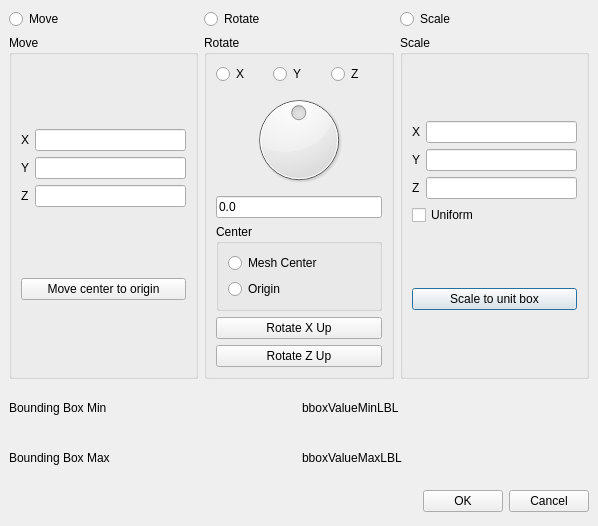
<ui version="4.0" >
 <author></author>
 <comment></comment>
 <exportmacro></exportmacro>
 <class>TransformDialog</class>
 <widget class="QDialog" name="TransformDialog" >
  <property name="geometry" >
   <rect>
    <x>0</x>
    <y>0</y>
    <width>598</width>
    <height>526</height>
   </rect>
  </property>
  <property name="windowTitle" >
   <string>Apply Transform</string>
  </property>
  <property name="windowIcon" >
   <iconset>..\..\..\meshlab\images\eye128.png</iconset>
  </property>
  <layout class="QGridLayout" >
   <property name="margin" >
    <number>9</number>
   </property>
   <property name="spacing" >
    <number>6</number>
   </property>
   <item row="1" column="2" >
    <widget class="QGroupBox" name="scaleBox" >
     <property name="title" >
      <string>Scale</string>
     </property>
     <layout class="QGridLayout" >
      <property name="margin" >
       <number>9</number>
      </property>
      <property name="spacing" >
       <number>6</number>
      </property>
      <item row="1" column="0" >
       <widget class="QPushButton" name="scaleUnitPB" >
        <property name="text" >
         <string>Scale to unit box</string>
        </property>
       </widget>
      </item>
      <item row="0" column="0" >
       <layout class="QGridLayout" >
        <property name="margin" >
         <number>0</number>
        </property>
        <property name="spacing" >
         <number>6</number>
        </property>
        <item row="2" column="0" >
         <widget class="QLabel" name="zScaleLBL" >
          <property name="text" >
           <string>Z</string>
          </property>
          <property name="buddy" >
           <cstring>zScaleLE</cstring>
          </property>
         </widget>
        </item>
        <item row="1" column="1" >
         <widget class="QLineEdit" name="yScaleLE" />
        </item>
        <item row="0" column="1" >
         <widget class="QLineEdit" name="xScaleLE" />
        </item>
        <item row="1" column="0" >
         <widget class="QLabel" name="yScaleLBL" >
          <property name="text" >
           <string>Y</string>
          </property>
          <property name="buddy" >
           <cstring>yScaleLE</cstring>
          </property>
         </widget>
        </item>
        <item row="0" column="0" >
         <widget class="QLabel" name="xScaleLBL" >
          <property name="text" >
           <string>X</string>
          </property>
          <property name="buddy" >
           <cstring>xScaleLE</cstring>
          </property>
         </widget>
        </item>
        <item row="2" column="1" >
         <widget class="QLineEdit" name="zScaleLE" />
        </item>
        <item row="3" column="0" colspan="2" >
         <widget class="QCheckBox" name="uniformScaleCB" >
          <property name="text" >
           <string>Uniform</string>
          </property>
         </widget>
        </item>
       </layout>
      </item>
     </layout>
    </widget>
   </item>
   <item row="1" column="1" >
    <widget class="QGroupBox" name="rotateBox" >
     <property name="title" >
      <string>Rotate</string>
     </property>
     <layout class="QGridLayout" >
      <property name="margin" >
       <number>9</number>
      </property>
      <property name="spacing" >
       <number>6</number>
      </property>
      <item row="1" column="0" >
       <widget class="QDial" name="rotateDial" >
        <property name="maximum" >
         <number>359</number>
        </property>
        <property name="sliderPosition" >
         <number>180</number>
        </property>
        <property name="orientation" >
         <enum>Qt::Vertical</enum>
        </property>
        <property name="invertedAppearance" >
         <bool>true</bool>
        </property>
        <property name="invertedControls" >
         <bool>true</bool>
        </property>
        <property name="wrapping" >
         <bool>true</bool>
        </property>
        <property name="notchesVisible" >
         <bool>false</bool>
        </property>
       </widget>
      </item>
      <item row="5" column="0" >
       <widget class="QPushButton" name="rotateZUpPB" >
        <property name="text" >
         <string>Rotate Z Up</string>
        </property>
       </widget>
      </item>
      <item row="4" column="0" >
       <widget class="QPushButton" name="rotateXUpPB" >
        <property name="text" >
         <string>Rotate X Up</string>
        </property>
       </widget>
      </item>
      <item row="3" column="0" >
       <widget class="QGroupBox" name="centerRotateBox" >
        <property name="title" >
         <string>Center</string>
        </property>
        <layout class="QGridLayout" >
         <property name="margin" >
          <number>9</number>
         </property>
         <property name="spacing" >
          <number>6</number>
         </property>
         <item row="0" column="0" >
          <widget class="QRadioButton" name="centerRotateRB" >
           <property name="text" >
            <string>Mesh Center</string>
           </property>
          </widget>
         </item>
         <item row="1" column="0" >
          <widget class="QRadioButton" name="originRotateRB" >
           <property name="text" >
            <string>Origin</string>
           </property>
          </widget>
         </item>
        </layout>
       </widget>
      </item>
      <item row="2" column="0" >
       <widget class="QLineEdit" name="rotateLE" >
        <property name="text" >
         <string>0.0</string>
        </property>
        <property name="maxLength" >
         <number>10</number>
        </property>
       </widget>
      </item>
      <item row="0" column="0" >
       <layout class="QHBoxLayout" >
        <property name="margin" >
         <number>0</number>
        </property>
        <property name="spacing" >
         <number>6</number>
        </property>
        <item>
         <widget class="QRadioButton" name="xAxisRB" >
          <property name="text" >
           <string>X</string>
          </property>
         </widget>
        </item>
        <item>
         <widget class="QRadioButton" name="yAxisRB" >
          <property name="text" >
           <string>Y</string>
          </property>
         </widget>
        </item>
        <item>
         <widget class="QRadioButton" name="zAxisRB" >
          <property name="text" >
           <string>Z</string>
          </property>
         </widget>
        </item>
       </layout>
      </item>
     </layout>
    </widget>
   </item>
   <item row="1" column="0" >
    <widget class="QGroupBox" name="moveBox" >
     <property name="title" >
      <string>Move</string>
     </property>
     <layout class="QGridLayout" >
      <property name="margin" >
       <number>9</number>
      </property>
      <property name="spacing" >
       <number>6</number>
      </property>
      <item row="1" column="0" >
       <widget class="QPushButton" name="mvCenterOriginPB" >
        <property name="text" >
         <string>Move center to origin</string>
        </property>
       </widget>
      </item>
      <item row="0" column="0" >
       <layout class="QGridLayout" >
        <property name="margin" >
         <number>0</number>
        </property>
        <property name="spacing" >
         <number>6</number>
        </property>
        <item row="2" column="1" >
         <widget class="QLineEdit" name="zMoveLE" />
        </item>
        <item row="0" column="1" >
         <widget class="QLineEdit" name="xMoveLE" />
        </item>
        <item row="2" column="0" >
         <widget class="QLabel" name="zMoveLBL" >
          <property name="text" >
           <string>Z</string>
          </property>
          <property name="buddy" >
           <cstring>zMoveLE</cstring>
          </property>
         </widget>
        </item>
        <item row="1" column="1" >
         <widget class="QLineEdit" name="yMoveLE" />
        </item>
        <item row="1" column="0" >
         <widget class="QLabel" name="yMoveLBL" >
          <property name="text" >
           <string>Y</string>
          </property>
          <property name="buddy" >
           <cstring>yMoveLE</cstring>
          </property>
         </widget>
        </item>
        <item row="0" column="0" >
         <widget class="QLabel" name="xMoveLBL" >
          <property name="text" >
           <string>X</string>
          </property>
          <property name="buddy" >
           <cstring>xMoveLE</cstring>
          </property>
         </widget>
        </item>
       </layout>
      </item>
     </layout>
    </widget>
   </item>
   <item row="3" column="0" colspan="3" >
    <layout class="QHBoxLayout" >
     <property name="margin" >
      <number>0</number>
     </property>
     <property name="spacing" >
      <number>6</number>
     </property>
     <item>
      <spacer>
       <property name="orientation" >
        <enum>Qt::Horizontal</enum>
       </property>
       <property name="sizeHint" >
        <size>
         <width>131</width>
         <height>31</height>
        </size>
       </property>
      </spacer>
     </item>
     <item>
      <widget class="QPushButton" name="okButton" >
       <property name="text" >
        <string>OK</string>
       </property>
      </widget>
     </item>
     <item>
      <widget class="QPushButton" name="cancelButton" >
       <property name="text" >
        <string>Cancel</string>
       </property>
      </widget>
     </item>
    </layout>
   </item>
   <item row="2" column="0" colspan="3" >
    <layout class="QGridLayout" >
     <property name="margin" >
      <number>0</number>
     </property>
     <property name="spacing" >
      <number>6</number>
     </property>
     <item row="1" column="0" >
      <widget class="QLabel" name="bboxMaxLBL" >
       <property name="text" >
        <string>Bounding Box Max</string>
       </property>
      </widget>
     </item>
     <item row="0" column="0" >
      <widget class="QLabel" name="bboxMinLBL" >
       <property name="text" >
        <string>Bounding Box Min</string>
       </property>
      </widget>
     </item>
     <item row="1" column="1" >
      <widget class="QLabel" name="bboxValueMaxLBL" >
       <property name="text" >
        <string>bboxValueMaxLBL</string>
       </property>
      </widget>
     </item>
     <item row="0" column="1" >
      <widget class="QLabel" name="bboxValueMinLBL" >
       <property name="text" >
        <string>bboxValueMinLBL</string>
       </property>
      </widget>
     </item>
    </layout>
   </item>
   <item row="0" column="0" colspan="3" >
    <layout class="QHBoxLayout" >
     <property name="margin" >
      <number>0</number>
     </property>
     <property name="spacing" >
      <number>6</number>
     </property>
     <item>
      <widget class="QRadioButton" name="isMoveRB" >
       <property name="text" >
        <string>Move</string>
       </property>
      </widget>
     </item>
     <item>
      <widget class="QRadioButton" name="isRotateRB" >
       <property name="text" >
        <string>Rotate</string>
       </property>
      </widget>
     </item>
     <item>
      <widget class="QRadioButton" name="isScaleRB" >
       <property name="text" >
        <string>Scale</string>
       </property>
      </widget>
     </item>
    </layout>
   </item>
  </layout>
 </widget>
 <pixmapfunction></pixmapfunction>
 <tabstops>
  <tabstop>isMoveRB</tabstop>
  <tabstop>isRotateRB</tabstop>
  <tabstop>isScaleRB</tabstop>
  <tabstop>xMoveLE</tabstop>
  <tabstop>yMoveLE</tabstop>
  <tabstop>zMoveLE</tabstop>
 </tabstops>
 <resources/>
 <connections>
  <connection>
   <sender>cancelButton</sender>
   <signal>clicked()</signal>
   <receiver>TransformDialog</receiver>
   <slot>reject()</slot>
   <hints>
    <hint type="sourcelabel" >
     <x>487</x>
     <y>498</y>
    </hint>
    <hint type="destinationlabel" >
     <x>526</x>
     <y>471</y>
    </hint>
   </hints>
  </connection>
 </connections>
</ui>
